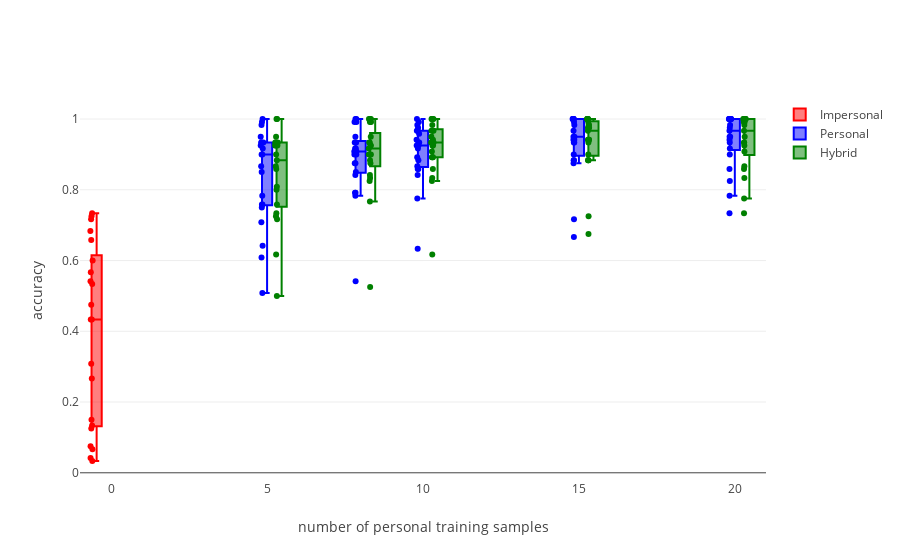

Notebook code cell kept with this figure:
### Code cell
impersonal_means = []
personal_means = []
hybrid_means = []

training_sizes = results_df['training size'].unique()

for training_size in training_sizes:
    for user_id in wisdm.user_ids:
        if user_id in users_to_ignore:
            continue
        user_df = results_df[(results_df['user_id'] == user_id) & \
                             (results_df['training size'] == training_size)]
        if training_size == 8:
            impersonal_means.append((0, user_df['impersonal'].mean()))
        personal_means.append((training_size, user_df['personal'].mean()))
        hybrid_means.append((training_size, user_df['hybrid'].mean()))
        
impersonal_x, impersonal_y = zip(*impersonal_means)
impersonal_trace = go.Box(y=impersonal_y,
                          x=impersonal_x,
                          name="Impersonal",
                          marker=dict(color="red"),
                          boxpoints='all',
                          jitter=0.3,
                          pointpos=-1)

personal_x, personal_y = zip(*personal_means)
personal_trace = go.Box(y=personal_y,
                          x=personal_x,
                          name="Personal",
                          marker=dict(color="blue"),
                          boxpoints='all',
                          jitter=0.3,
                          pointpos=-1)

hybrid_x, hybrid_y = zip(*hybrid_means)
hybrid_trace = go.Box(y=hybrid_y,
                          x=hybrid_x,
                          name="Hybrid",
                          marker=dict(color="green"),
                          boxpoints='all',
                          jitter=0.3,
                          pointpos=-1)

layout=go.Layout(boxmode="group", xaxis=dict(title="number of personal training samples"), yaxis=dict(title="accuracy"))

data = [impersonal_trace, personal_trace, hybrid_trace]

fig = go.Figure(data=data, layout=layout)

iplot(fig)

### Figure 1 — Plotly figure (JSON) as saved in the notebook; plotly's stock layout.template omitted (floating-point values rounded to 4 significant figures)
{"data": [{"boxpoints": "all", "jitter": 0.3, "marker": {"color": "red"}, "name": "Impersonal", "pointpos": -1, "type": "box", "x": [0, 0, 0, 0, 0, 0, 0, 0, 0, 0, 0, 0, 0, 0, 0, 0, 0, 0, 0, 0, 0, 0], "y": [0.725, 0.5417, 0.6583, 0.4333, 0.5667, 0.03333, 0.1333, 0.04167, 0.06667, 0.7167, 0.125, 0.475, 0.2667, 0.6, null, 0.15, 0.7333, 0.3083, 0.6833, 0.5333, 0.4333, 0.075]}, {"boxpoints": "all", "jitter": 0.3, "marker": {"color": "blue"}, "name": "Personal", "pointpos": -1, "type": "box", "x": [5, 5, 5, 5, 5, 5, 5, 5, 5, 5, 5, 5, 5, 5, 5, 5, 5, 5, 5, 5, 5, 5, 10, 10, 10, 10, 10, 10, 10, 10, 10, 10, 10, 10, 10, 10, 10, 10, 10, 10, 10, 10, 10, 10, 15, 15, 15, 15, 15, 15, 15, 15, 15, 15, 15, 15, 15, 15, 15, 15, 15, 15, 15, 15, 15, 15, 20, 20, 20, 20, 20, 20, 20, 20, 20, 20, 20, 20, 20, 20, 20, 20, 20, 20, 20, 20, 20, 20, 8, 8, 8, 8, 8, 8, 8, 8, 8, 8, 8, 8, 8, 8, 8, 8, 8, 8, 8, 8, 8, 8], "y": [0.9167, 0.6417, 0.75, 0.8667, 1, 0.9, 0.9333, 0.9333, 0.9333, 0.7583, 0.7083, 0.7833, 0.5083, 0.85, null, 0.95, 0.9833, 0.9917, 0.7583, 0.925, 0.6083, 0.9, 0.8917, 0.8667, 0.9417, 0.9167, 0.9667, 0.9333, 0.975, 1, 0.9667, 0.8417, 0.8583, 0.8833, 0.6333, 0.9833, null, 0.9333, 0.925, 0.9917, 0.8583, 0.925, 0.775, 0.9583, 0.9333, 0.95, 0.95, 0.875, 1, 0.9333, 0.9417, 1, 0.9667, 0.8833, 0.9, 0.9417, 0.7167, 0.9833, null, 1, 1, 1, 0.8833, 0.9917, 0.6667, 1, 0.9333, 0.9417, 0.9, 0.9167, 1, 0.9667, 0.95, 1, 0.9833, 0.95, 0.7833, 0.975, 0.7333, 1, null, 1, 1, 1, 0.8583, 1, 0.825, 1, 0.7917, 0.7917, 0.875, 0.875, 1, 0.9, 0.9333, 1, 0.9333, 0.9167, 0.8417, 0.9167, 0.5417, 0.95, null, 0.9917, 0.9, 0.9917, 0.85, 0.9083, 0.7833, 0.9083]}, {"boxpoints": "all", "jitter": 0.3, "marker": {"color": "green"}, "name": "Hybrid", "pointpos": -1, "type": "box", "x": [5, 5, 5, 5, 5, 5, 5, 5, 5, 5, 5, 5, 5, 5, 5, 5, 5, 5, 5, 5, 5, 5, 10, 10, 10, 10, 10, 10, 10, 10, 10, 10, 10, 10, 10, 10, 10, 10, 10, 10, 10, 10, 10, 10, 15, 15, 15, 15, 15, 15, 15, 15, 15, 15, 15, 15, 15, 15, 15, 15, 15, 15, 15, 15, 15, 15, 20, 20, 20, 20, 20, 20, 20, 20, 20, 20, 20, 20, 20, 20, 20, 20, 20, 20, 20, 20, 20, 20, 8, 8, 8, 8, 8, 8, 8, 8, 8, 8, 8, 8, 8, 8, 8, 8, 8, 8, 8, 8, 8, 8], "y": [0.8667, 0.7167, 0.7333, 0.8583, 1, 0.9, 0.9333, 0.9333, 0.9333, 0.8, 0.725, 0.7583, 0.5, 0.8833, null, 0.95, 0.925, 1, 0.8083, 0.925, 0.6167, 0.925, 0.8917, 0.9083, 0.9333, 0.8917, 0.9667, 0.9333, 0.9833, 1, 0.9667, 0.825, 0.8583, 0.925, 0.6167, 1, null, 1, 0.925, 1, 0.8917, 0.95, 0.8333, 0.9417, 0.9417, 0.975, 0.9417, 0.8833, 1, 0.9333, 0.9417, 1, 0.9667, 0.975, 0.8833, 0.9, 0.675, 0.9833, null, 1, 1, 1, 0.8833, 0.9833, 0.725, 0.9917, 0.925, 0.9333, 0.8667, 0.9083, 1, 0.9667, 0.95, 1, 1, 0.9333, 0.775, 0.9833, 0.7333, 0.9917, null, 1, 1, 1, 0.8583, 1, 0.8333, 0.9917, 0.9, 0.8417, 0.825, 0.875, 1, 0.9, 0.9333, 1, 0.9333, 0.8833, 0.8333, 0.925, 0.525, 0.925, null, 0.9917, 0.9917, 1, 0.9, 0.95, 0.7667, 0.9167]}], "layout": {"boxmode": "group", "xaxis": {"title": "number of personal training samples"}, "yaxis": {"title": "accuracy"}}}
